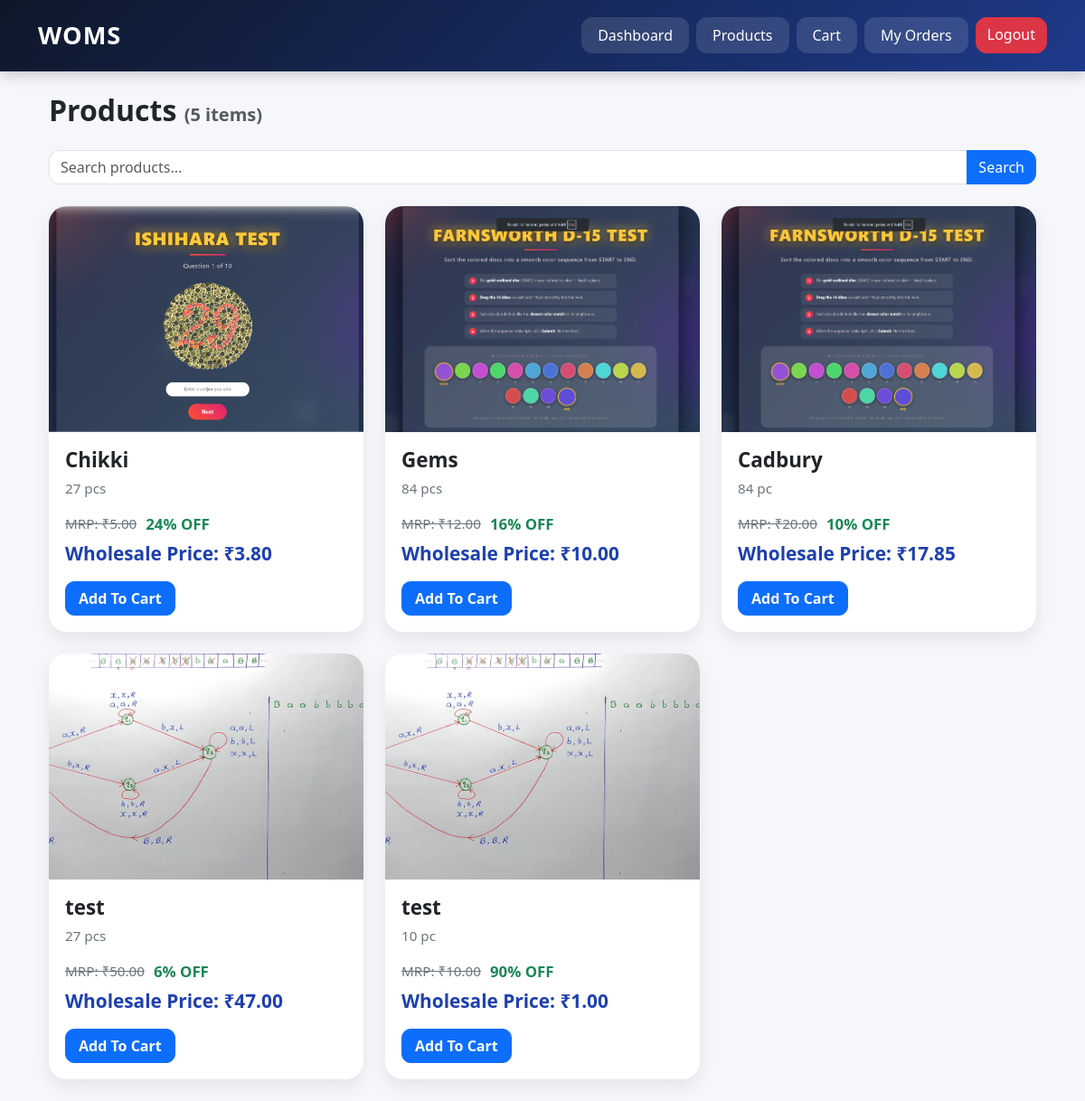
/products (signed in), run on the app's committed database.
### models.py (models this page shows)
class Product(db.Model):
    id = db.Column(db.Integer, primary_key=True)
    name = db.Column(db.String(100), nullable=False)
    description = db.Column(db.String(500))
    image = db.Column(db.String(200))
    mrp = db.Column(db.Float, nullable=False)
    price = db.Column(db.Float, nullable=False)
    stock = db.Column(db.Integer, nullable=False)
    is_active = db.Column(db.Boolean, default=True)

### app.py (the view)
@app.route('/products')
def products():
    if 'customer_id' not in session and 'admin_id' not in session:
        return redirect('/login')
    order_id = request.args.get('order_id')
    search = request.args.get('search', '')
    if 'admin_id' in session:
        products = Product.query.filter(
            Product.name.ilike(f"%{search}%")
        ).all()
    else:
        products = Product.query.filter(
            Product.is_active == True,
            Product.name.ilike(f"%{search}%")
        ).all()
    admin_logged_in = 'admin_id' in session
    return render_template(
        'products.html',
        products=products,
        order_id=order_id,
        admin_logged_in=admin_logged_in
    )

### templates/products.html (shortened to what this page needs)
{% extends 'base.html' %}
{% block content %}
<div class="container mt-4">
    <h2 class="cart-heading">
        Products
        <span class="text-muted fs-5">
            ({{ products|length }} items)
        </span>
    </h2>
    <form method="GET" action="/products" class="mb-4">
        <div class="input-group">
            <input type="text" name="search" class="form-control" placeholder="Search products..."
                value="{{ request.args.get('search', '') }}">
            <button type="submit" class="btn btn-primary">
                Search
            </button>
        </div>
    </form>
    {% if products %}
    <div class="row">
        {% for product in products %}
        <div class="col-md-4 mb-4">
            <div class="card product-card h-100">
                <img src="/static/product_images/{{ product.image }}" class="card-img-top product-image">
                <div class="card-body">
                    <h5 class="card-title">
                        {{ product.name }}
                    </h5>
                    <p class="product-description">
                        {{ product.description }}
                    </p>
                    <div class="price-row">
                        <span class="product-mrp">
                            MRP: ₹{{ "%.2f"|format(product.mrp) }}
                        </span>
                        {% if product.mrp > 0 %}
                        <span class="discount-badge">
                            {{ ((product.mrp - product.price) / product.mrp * 100) | int }}% OFF
                        </span>
                        {% endif %}
                    </div>
                    <p class="product-price">
                        Wholesale Price: ₹{{ "%.2f"|format(product.price) }}
                    </p>
                    {% if 'admin_id' not in session %}
                    {% if order_id %}
                    <a href="/add_to_order/{{ order_id }}/{{ product.id }}" class="btn btn-primary add-cart-btn">
                        Add To Order
                    </a>
                    {% else %}
                    <a href="/add_to_cart/{{ product.id }}" class="btn btn-primary add-cart-btn">
                        Add To Cart
                    </a>
                    {% endif %}
                    {% endif %}
                </div>
            </div>
        </div>
        {% endfor %}
    </div>
    {% endif %}
</div>
{% endblock %}

### templates/base.html (shortened to what this page needs)
<!DOCTYPE html>
<html>
<head>
    <link href="https://cdn.jsdelivr.net/npm/bootstrap@5.3.3/dist/css/bootstrap.min.css" rel="stylesheet">
    <link rel="stylesheet" href="{{ url_for('static', filename='css/style.css') }}">
</head>
<body>
    <nav class="navbar navbar-expand-lg navbar-dark custom-navbar sticky-top">
        <div class="container">
            <a class="navbar-brand fw-bold" href="/">
                WOMS
            </a>
            <div class="collapse navbar-collapse" id="navbarNav">
                <div class="ms-auto d-flex flex-column flex-lg-row gap-2 mt-3 mt-lg-0">
                    {% if 'admin_id' in session %}
                    <a href="/admin_dashboard" class="btn nav-btn">
                        Dashboard
                    </a>
                    <a href="/products" class="btn nav-btn">
                        Products
                    </a>
                    <a href="/admin_orders" class="btn nav-btn">
                        Orders
                    </a>
                    <a href="/add_product" class="btn nav-btn">
                        Add Product
                    </a>
                    <a href="/admin_logout" class="btn btn-danger">
                        Logout
                    </a>
                    {% elif 'customer_id' in session %}
                    <a href="/dashboard" class="btn nav-btn">
                        Dashboard
                    </a>
                    <a href="/products" class="btn nav-btn">
                        Products
                    </a>
                    <a href="/cart" class="btn nav-btn">
                        Cart
                    </a>
                    <a href="/my_orders" class="btn nav-btn">
                        My Orders
                    </a>
                    <a href="/logout" class="btn btn-danger">
                        Logout
                    </a>
                    {% endif %}
                </div>
            </div>
        </div>
    </nav>
    <div class="container mt-4">
        {% block content %}
        {% endblock %}
    </div>
</body>
</html>

### static/css/style.css (style rules this page uses)
.custom-navbar { background: linear-gradient(135deg, #0f172a, #1e3a8a); padding: 14px 0; box-shadow: 0 4px 15px rgba(0, 0, 0, 0.2); }
.navbar-brand { font-size: 1.7rem; font-weight: 700; color: #ffffff !important; letter-spacing: 1px; }
.nav-btn { background: rgba(255, 255, 255, 0.12); color: white; border: none; border-radius: 12px; padding: 8px 18px; font-weight: 500; transition: all 0.3s ease; }
.btn-danger { border-radius: 12px; font-weight: 500; }
body { background: #f5f7fb; }
.product-card { border: none; border-radius: 18px; overflow: hidden; background: #ffffff; box-shadow: 0 4px 15px rgba(0, 0, 0, 0.08); transition: all 0.3s ease; }
.product-image { height: 250px; width: 100%; object-fit: cover; }
.product-card .card-body { display: flex; flex-direction: column; }
.product-card .card-title { font-weight: 700; margin-bottom: 10px; }
.product-price { font-size: 1.25rem; font-weight: 700; color: #1e40af; margin-bottom: 6px; }
.input-group .form-control { border-radius: 12px 0 0 12px; }
.input-group .btn { border-radius: 0 12px 12px 0; }
.product-card .btn { border-radius: 10px; }
.product-card { border: none; border-radius: 20px; overflow: hidden; background: #ffffff; box-shadow: 0 8px 20px rgba(0, 0, 0, 0.08); transition: all 0.3s ease; }
.product-image { width: 100%; height: 250px; object-fit: cover; transition: 0.3s; }
.product-card .card-body { padding: 18px; }
.product-card .card-title { font-size: 1.4rem; font-weight: 700; margin-bottom: 6px; color: #212529; }
.product-description { color: #6c757d; font-size: 0.95rem; margin-bottom: 15px; }
.price-row { display: flex; align-items: center; gap: 10px; margin-bottom: 5px; }
.product-mrp { color: #6c757d; text-decoration: line-through; font-size: 0.95rem; }
.discount-badge { color: #198754; font-weight: 700; font-size: 1.05rem; }
.product-price { color: #1e40af; font-size: 1.3rem; font-weight: 700; margin-bottom: 15px; }
.add-cart-btn { width: fit-content; padding: 6px 14px; border-radius: 8px; font-weight: 600; }
.cart-heading { font-weight: 650; margin-bottom: 25px; }

### data on the page
Product: image (picture), name "Chikki", description "27 pcs", mrp "5.00", ((product.mrp-product.price)/product.mrp*100)|int "24", price "3.80"
Product: image (picture), name "Gems", description "84 pcs", mrp "12.00", ((product.mrp-product.price)/product.mrp*100)|int "16", price "10.00"
Product: image (picture), name "Cadbury", description "84 pc", mrp "20.00", ((product.mrp-product.price)/product.mrp*100)|int "10", price "17.85"
Product: image (picture), name "test", description "27 pcs", mrp "50.00", ((product.mrp-product.price)/product.mrp*100)|int "6", price "47.00"
Product: image (picture), name "test", description "10 pc", mrp "10.00", ((product.mrp-product.price)/product.mrp*100)|int "90", price "1.00"

### other printed values
{{ products|length }} "5"
